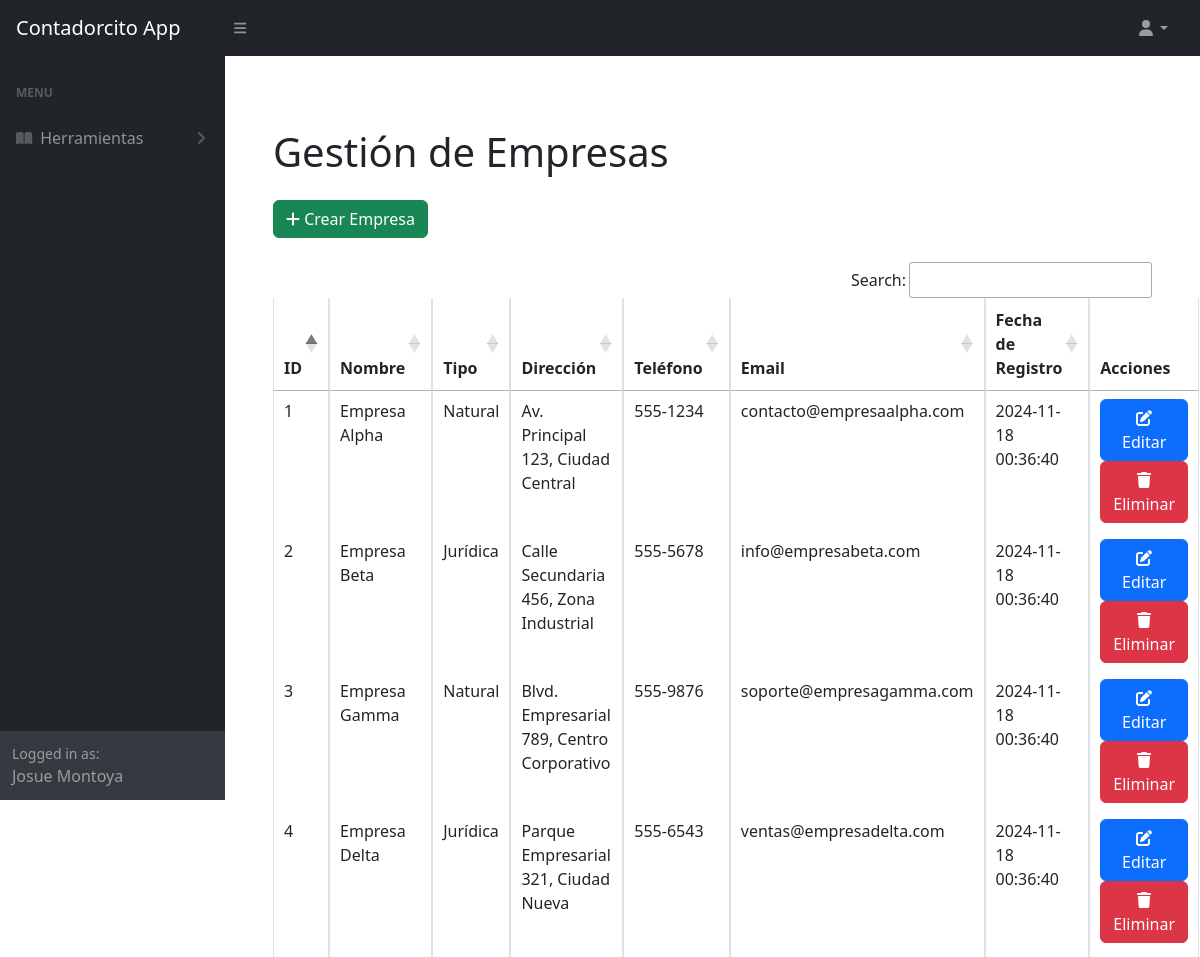
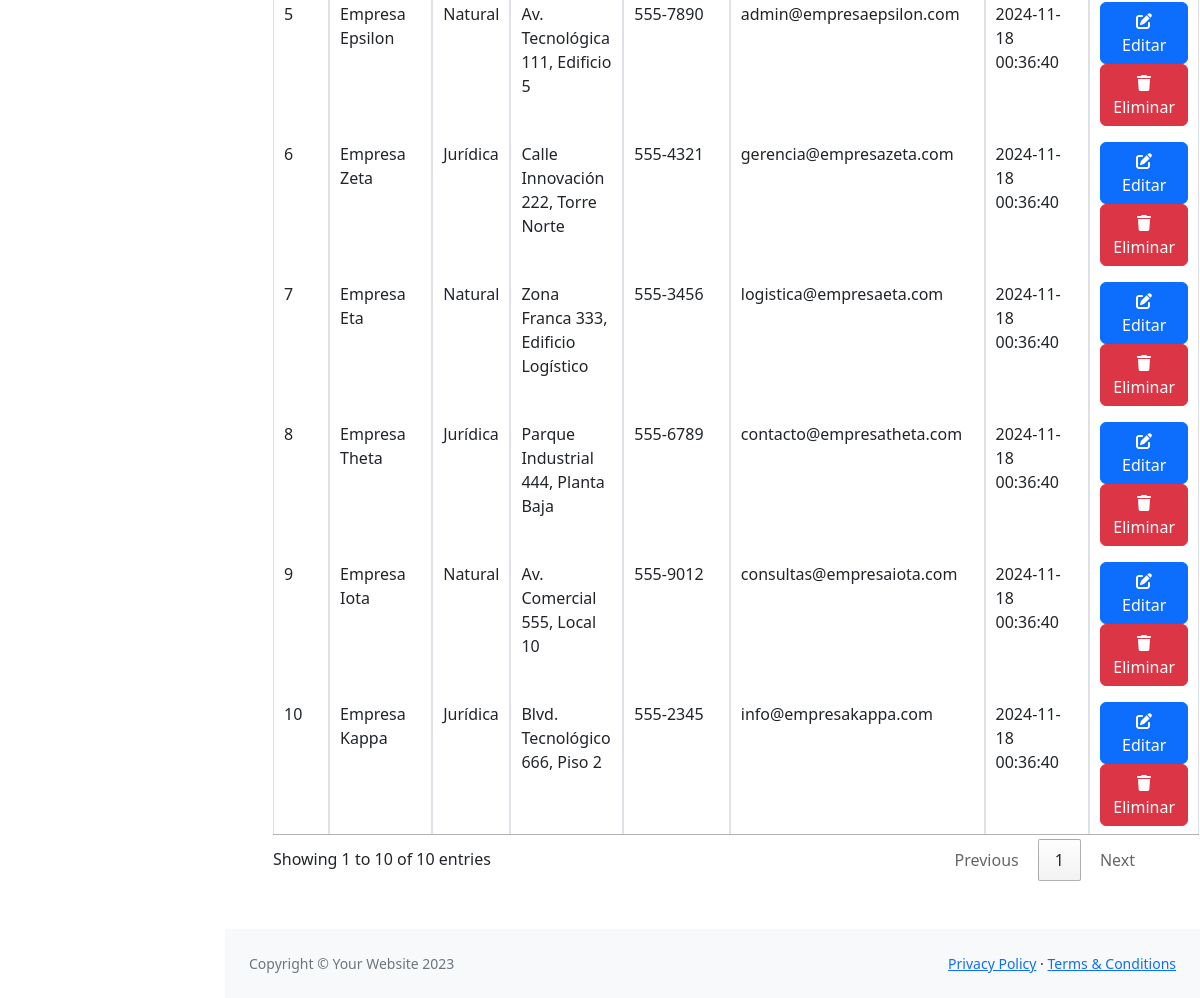
The app's page /Contadorcito-SA-de-CV/views/companies/indexCompanies.php (signed in) with its own data (2 pictures, top to bottom).
### tables this page shows
CREATE TABLE tbl_Empresas (
    id INT AUTO_INCREMENT PRIMARY KEY,
    nombre VARCHAR(100) NOT NULL,
    tipo_empresa_id INT NOT NULL,
    direccion TEXT,
    telefono VARCHAR(20),
    email VARCHAR(100),
    estado BOOLEAN DEFAULT TRUE,
    created_at TIMESTAMP DEFAULT CURRENT_TIMESTAMP,
    FOREIGN KEY (tipo_empresa_id) REFERENCES tbl_TipoEmpresa(id)
);

CREATE TABLE tbl_TipoEmpresa (
    id INT AUTO_INCREMENT PRIMARY KEY,
    tipo VARCHAR(50) Not null
);

### Contadorcito-SA-de-CV/controllers/companies/indexCompaniesController.php (called while the page is built, shortened)
<?php
include '../../config/conf.php';
$sql = "SELECT e.id, e.nombre, t.tipo, e.direccion, e.telefono, e.email, e.created_at
        FROM tbl_empresas AS e
        INNER JOIN tbl_tipoempresa AS t ON e.tipo_empresa_id = t.id";
try {
    $stmt = $connection->prepare($sql);
    $stmt->execute();
    $empresas = $stmt->fetchAll(PDO::FETCH_ASSOC);
} catch (PDOException $e) {
    echo "Error al obtener la lista de empresas: " . $e->getMessage();
}
?>

### Contadorcito-SA-de-CV/views/companies/indexCompanies.php (the view, shortened to what this page needs)
<!DOCTYPE html>
<html lang="en">
<head>
    <link href="https://cdn.jsdelivr.net/npm/simple-datatables@7.1.2/dist/style.min.css" rel="stylesheet" />
    <link href="https://cdn.datatables.net/1.13.8/css/jquery.dataTables.min.css" rel="stylesheet">
    <link href="https://cdn.datatables.net/buttons/2.4.2/css/buttons.dataTables.min.css" rel="stylesheet">
    <link href="https://cdn.datatables.net/responsive/2.5.0/css/responsive.dataTables.min.css" rel="stylesheet" />
    <link rel="stylesheet" href="https://cdnjs.cloudflare.com/ajax/libs/font-awesome/5.15.1/css/all.min.css">
    <link href="../../css/styles.css" rel="stylesheet" />
</head>
<body class="sb-nav-fixed">
    <nav class="sb-topnav navbar navbar-expand navbar-dark bg-dark">
        <a class="navbar-brand ps-3" href="../template/header.php">Contadorcito App</a>
        <button class="btn btn-link btn-sm order-1 order-lg-0 me-4 me-lg-0" id="sidebarToggle" href="#!"><i class="fas fa-bars"></i></button>
        <ul class="navbar-nav ms-auto ms-md-0 me-3 me-lg-4">
            <li class="nav-item dropdown">
                <a class="nav-link dropdown-toggle" id="navbarDropdown" href="#" role="button" data-bs-toggle="dropdown" aria-expanded="false"><i class="fas fa-user fa-fw"></i></a>
            </li>
        </ul>
    </nav>
    <div id="layoutSidenav">
        <div id="layoutSidenav_nav">
            <nav class="sb-sidenav accordion sb-sidenav-dark" id="sidenavAccordion">
                <div class="sb-sidenav-menu">
                    <div class="nav">
                        <div class="sb-sidenav-menu-heading">Menu</div>
                        <a class="nav-link collapsed" href="#" data-bs-toggle="collapse" data-bs-target="#collapsePages" aria-expanded="false" aria-controls="collapsePages">
                            <div class="sb-nav-link-icon"><i class="fas fa-book-open"></i></div>
                            Herramientas
                            <div class="sb-sidenav-collapse-arrow"><i class="fas fa-angle-down"></i></div>
                        </a>
                    </div>
                </div>
                <div class="sb-sidenav-footer">
                    <div class="small">Logged in as:</div>
                    <?= $_SESSION["username"] ?>
                </div>
            </nav>
        </div>
        <div id="layoutSidenav_content">
            <main>
                <div class="container-fluid mt-4 p-5">
                    <h1 class="mb-4">Gestión de Empresas</h1>
                    <a href="../companies/addCompanies.php" class="btn btn-success mb-4">
                        <i class="fas fa-plus"></i> Crear Empresa
                    </a>
                    <table class="table table-bordered" id="companiesTable">
                        <thead>
                            <tr>
                                <th>ID</th>
                                <th>Nombre</th>
                                <th>Tipo</th>
                                <th>Dirección</th>
                                <th>Teléfono</th>
                                <th>Email</th>
                                <th>Fecha de Registro</th>
                                <?php if ($_SESSION["user"] == "Administrador"): ?>
                                    <th>Acciones</th>
                                <?php endif; ?>
                            </tr>
                        </thead>
                        <tbody>
                            <?php
                            include '../../controllers/companies/indexCompaniesController.php';
                            foreach ($empresas as $empresa): ?>
                                <tr>
                                    <td><?php echo $empresa['id']; ?></td>
                                    <td><?php echo htmlspecialchars($empresa['nombre']); ?></td>
                                    <td><?php echo htmlspecialchars($empresa['tipo']); ?></td>
                                    <td><?php echo htmlspecialchars($empresa['direccion'] ?? 'N/A'); ?></td>
                                    <td><?php echo htmlspecialchars($empresa['telefono'] ?? 'N/A'); ?></td>
                                    <td><?php echo htmlspecialchars($empresa['email'] ?? 'N/A'); ?></td>
                                    <td><?php echo htmlspecialchars($empresa['created_at']); ?></td>
                                    <?php if ($_SESSION["user"] == "Administrador"): ?>
                                        <td>
                                            <a href="../../controllers/companies/getCompanyById.php?action=edit&id=<?php echo $empresa['id']; ?>" class="btn btn-primary btn-action">
                                                <i class="fas fa-edit"></i> Editar
                                            </a>
                                            <a href="../../controllers/companies/getCompanyById.php?action=delete&id=<?php echo $empresa['id']; ?>" class="btn btn-danger btn-action" onclick="return confirm('¿Está seguro de eliminar esta empresa?')">
                                                <i class="fas fa-trash"></i> Eliminar
                                            </a>
                                        </td>
                                    <?php endif; ?>
                                </tr>
                            <?php endforeach; ?>
                        </tbody>
                    </table>
                </div>
            </main>
            <footer class="py-4 bg-light mt-auto">
                <div class="container-fluid px-4">
                    <div class="d-flex align-items-center justify-content-between small">
                        <div class="text-muted">Copyright &copy; Your Website 2023</div>
                        <div>
                            <a href="#">Privacy Policy</a>
                            &middot;
                            <a href="#">Terms &amp; Conditions</a>
                        </div>
                    </div>
                </div>
            </footer>
        </div>
    </div>
</body>
</html>
</body>
</html>

### records on screen
tbl_empresas: id "1", nombre "Empresa Alpha", tipo_empresa.tipo "Natural", direccion "Av. Principal 123, Ciudad Central", telefono "555-1234", email "contacto@empresaalpha.com", created_at "2024-11-18 00:36:40"
tbl_empresas: id "3", nombre "Empresa Gamma", tipo_empresa.tipo "Natural", direccion "Blvd. Empresarial 789, Centro Corporativo", telefono "555-9876", email "soporte@empresagamma.com", created_at "2024-11-18 00:36:40"
tbl_empresas: id "5", nombre "Empresa Epsilon", tipo_empresa.tipo "Natural", direccion "Av. Tecnológica 111, Edificio 5", telefono "555-7890", email "admin@empresaepsilon.com", created_at "2024-11-18 00:36:40"
tbl_empresas: id "7", nombre "Empresa Eta", tipo_empresa.tipo "Natural", direccion "Zona Franca 333, Edificio Logístico", telefono "555-3456", email "logistica@empresaeta.com", created_at "2024-11-18 00:36:40"
tbl_empresas: id "9", nombre "Empresa Iota", tipo_empresa.tipo "Natural", direccion "Av. Comercial 555, Local 10", telefono "555-9012", email "consultas@empresaiota.com", created_at "2024-11-18 00:36:40"
tbl_empresas: id "2", nombre "Empresa Beta", tipo_empresa.tipo "Jurídica", direccion "Calle Secundaria 456, Zona Industrial", telefono "555-5678", email "info@empresabeta.com", created_at "2024-11-18 00:36:40"
tbl_empresas: id "4", nombre "Empresa Delta", tipo_empresa.tipo "Jurídica", direccion "Parque Empresarial 321, Ciudad Nueva", telefono "555-6543", email "ventas@empresadelta.com", created_at "2024-11-18 00:36:40"
tbl_empresas: id "6", nombre "Empresa Zeta", tipo_empresa.tipo "Jurídica", direccion "Calle Innovación 222, Torre Norte", telefono "555-4321", email "gerencia@empresazeta.com", created_at "2024-11-18 00:36:40"
tbl_empresas: id "8", nombre "Empresa Theta", tipo_empresa.tipo "Jurídica", direccion "Parque Industrial 444, Planta Baja", telefono "555-6789", email "contacto@empresatheta.com", created_at "2024-11-18 00:36:40"
tbl_empresas: id "10", nombre "Empresa Kappa", tipo_empresa.tipo "Jurídica", direccion "Blvd. Tecnológico 666, Piso 2", telefono "555-2345", email "info@empresakappa.com", created_at "2024-11-18 00:36:40"

### other values on screen
$_SESSION["username"] "Josue Montoya"
